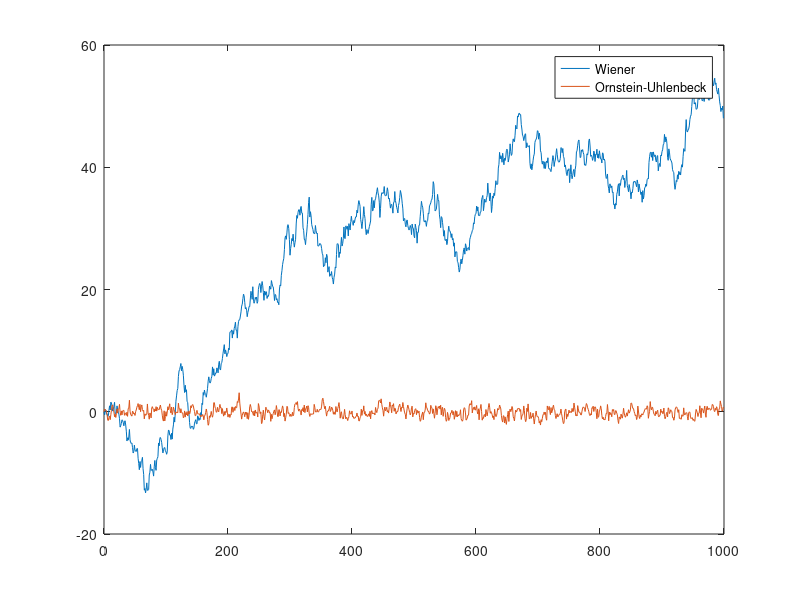

This figure's MATLAB source:
%% Example processes together

close all, clear all, clc;

N = 1000;

MAX_REPS = 1;

Ts = 1;

n = [0:1:N-1];
beta = 0.5;
 

for rep=1:MAX_REPS
    DW = random ('norm', 0, Ts, 1, N);

    W = zeros(1,N);
    % return
    W(1) = 0;
    
    for i=2:N
        W(i) = W(i-1) + DW(i);
    end
    
    DV = random ('norm', 0, 1/(2*beta)*(1-exp(-2*beta*Ts)), 1, N); 
    V = zeros(1,N);
    % return
    V(1) = 0;
    
    for i=2:N
        V(i) = V(i-1)*exp(-beta*Ts) + DV(i);
    end
    
    plot (n, W), hold on;
    plot (n, V);
    legend('Wiener', 'Ornstein-Uhlenbeck');
end